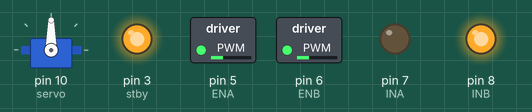
This sketch was run on a simulated Arduino Uno, built with avr-gcc and run on an emulated ATmega328P. Parts: servo, switched loads named in the sketch (green lamp = pin HIGH), output pins drawn as LEDs (lit = HIGH).

Above: at 0.4 s.
At 1.0 s:
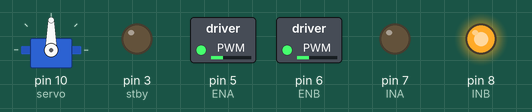
At 2.3 s:
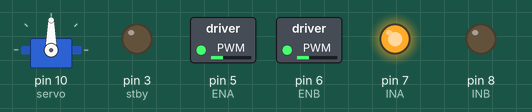
At 4.3 s:
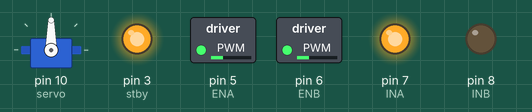
Timing chart, 0 to 6.0 s (numbered marks = the images above):
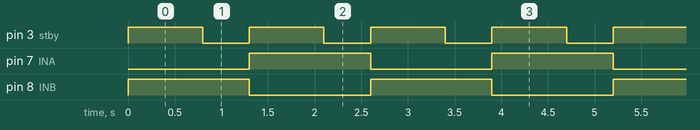

The sketch:

left_right_compare.ino
```cpp
#include <arduino.h>
#include <Servo.h>
#include <avr/wdt.h>
int stby = 3;
int ENA = 5; //enable A - the control pin to turn the left motors on/off
int ENB = 6; // same as ENA but for right side
int INA = 7;
int INB = 8; // IN just refers to the input pins that correspnd with the left or right motor (really there are 4 motors, but the driver reads it as 2 motors) and the IN inputs tell wi=hich way the current should flow and based in the direction of the current, the motor (really motors) spin in that direction
Servo servo;
const int trig = 13; //ultrasonic - sends pulse outconst
int echo = 12;// receives pulse


void stop(){
  digitalWrite(stby, 0);
}

void turn_right(float theta)
  { // turns right - calibrated in degrees
  digitalWrite(stby, 1);
  digitalWrite(INB, 1);
  digitalWrite(INA, 0);
  float omega = 112.5;
  float t = (theta/omega);
  delay(t*1000);
  stop();
  }
  void turn_left(float theta)
  { //turns left degrees
  digitalWrite(stby, 1);
  digitalWrite(INA, 1);
  digitalWrite(INB, 0);
  float omega = 112.5;
  float t = (theta/omega);
  delay(t*1000);
  stop();
  }


void setup() {
  pinMode(stby, OUTPUT);
  digitalWrite(stby, HIGH);
  pinMode(ENA, OUTPUT);
  pinMode(ENB, OUTPUT);
  pinMode(INA, OUTPUT);
  pinMode(INB, OUTPUT);
  analogWrite(ENA, 75); //set speed of motors
  analogWrite(ENB, 75);
  servo.attach(10);
  pinMode(trig, OUTPUT);
  pinMode(echo, INPUT);
  Serial.begin(9600);}

void loop() {
  turn_right(90);
  delay(500);
  turn_left(90);
  delay(500);
}
```

Measured:
- by itself, pin 3 (stby): alternates HIGH for 0.80 s and LOW for 0.50 s
- by itself, pin 7 (INA), pin 8 (INB): alternates HIGH for 1.3 s and LOW for 1.3 s
- by itself, everything shown: repeats every 2.6 s, in 4 steps
